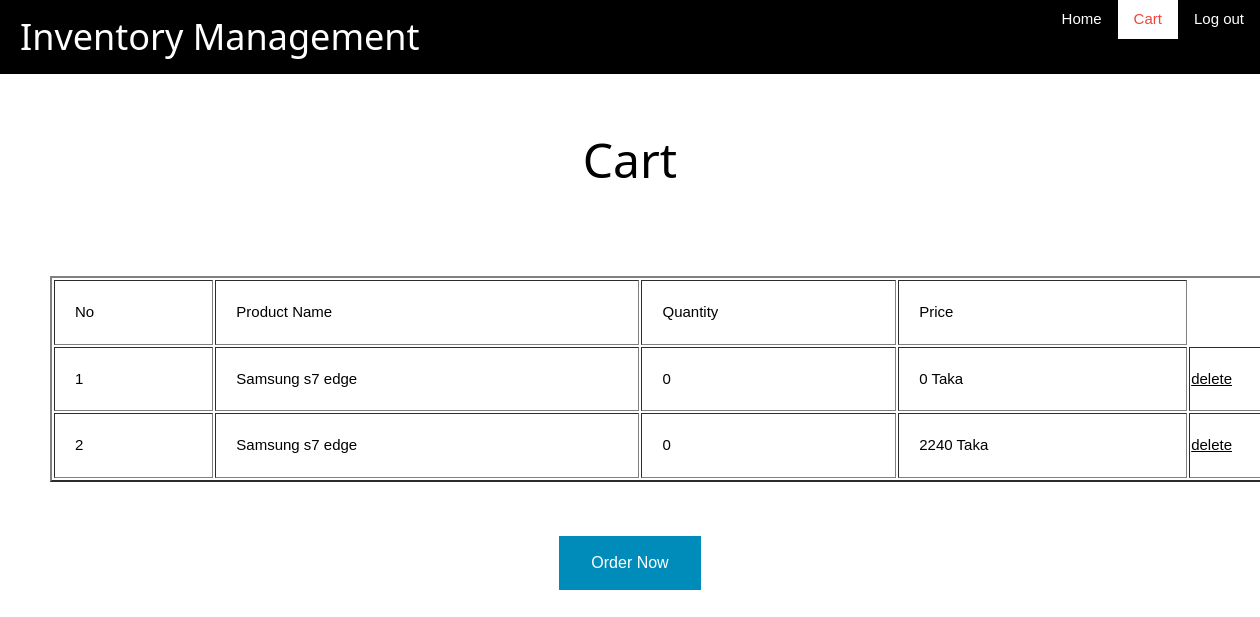
/cart.php (signed in), run on the app's committed database.
### tables this page shows
CREATE TABLE `cart` (
  `id` int(11) NOT NULL,
  `user_id` varchar(50) NOT NULL,
  `product_id` int(11) NOT NULL,
  `product_name` varchar(30) NOT NULL,
  `quantity` int(11) NOT NULL,
  `price` int(11) NOT NULL
);

### cart.php (the view, shortened to what this page needs)
<?php include_once("connection.php")?>
<?php
$str1 = $_SESSION['user_id'];
$sql="SELECT * FROM `cart` WHERE user_id='".$str1."'";
$result=$conn->query($sql);
?>
<!DOCTYPE html>
<html>
    <head>
        <link rel="stylesheet" href="styles/w3.css">
    </head>
    <body>
        <ul class="w3-navbar w3-black">
			<li style ="margin:0px 20px"><h1>Inventory Management</h1></li>
			<div class="w3-right">
			<li><a  href="index.php">Home</a></li>
			<li class="active"><a class="w3-text-red" href="#">Cart<i class="fa fa-caret-down"></i></a></li>
			<li><a href="logout.php">Log out</a></li>
			</div>
		</ul>
        <div id="top">
            <div>
                <h1 class="w3-animate-left w3-xxxlarge w3-center font w3-display-topmiddle"> Cart</h1>
            </div>
        </div>
		<?php
				$i=0;
				$row = $result->fetch_assoc();
				while($row !== null ){
					$i=$i+1;
					if($i == 1) {
						echo '<table border= 2px; class = "cart_table">
				<tr>
					<td class="td">No</td>
					<td class="td">Product Name</td>
					<td class="td">Quantity</td>
					<td class="td">Price</td>
				</tr>';
					}
					if($i != 0) {
						echo '<tr>
							<td class="td">' . $i. '</td>
							<td class="td"> '.$row["product_name"].'</td>
							<td class="td">'.$row["quantity"].'</td>
							<td class="td"> '.$row["price"].' Taka</td>
							<td><a href="deleteItemCart.php?cartId='.$row["id"].'">delete</a></td>
						</tr>';
					}
					$row = $result->fetch_assoc();
				}
			echo '</table>';
			if($i > 0) {
				echo '<div class="text-center"><a class="button" href="placeOrder.php">Order Now</a></div>';
			}
        ?>
    </body>
</html>

### styles/w3.css (style rules this page uses)
html { box-sizing:border-box }
*,*:before,*:after { box-sizing:inherit }
html { -ms-text-size-adjust:100%;-webkit-text-size-adjust:100% }
body { margin:0 }
a { background-color:transparent;-webkit-text-decoration-skip:objects }
html,body { font-family:Verdana,sans-serif;font-size:15px;line-height:1.5 }
html { overflow-x:hidden }
h1,h2,h3,h4,h5,h6,.w3-slim,.w3-wide { font-family:"Segoe UI",Arial,sans-serif }
h1 { font-size:36px }
h1,h2,h3,h4,h5,h6 { font-weight:400;margin:10px 0 }
a { color:inherit }
.w3-navbar { list-style-type:none;margin:0;padding:0;overflow:hidden }
.w3-navbar li { float:left }
.w3-navbar li a,.w3-navitem { display:block;padding:8px 16px }
.w3-navbar a,.w3-topnav a,.w3-sidenav a,.w3-dropdown-content a,.w3-accordion-content a,.w3-dropnav a { text-decoration:none!important }
.w3-btn,.w3-btn-floating,.w3-dropnav a,.w3-btn-floating-large,.w3-btn-block,.w3-hover-shadow,.w3-hover-opacity,.w3-hover-opacity-off,.w3-hover-sepia,.w3-hover-grayscale,.w3-hover-greyscale, .w3-navbar a,.w3-sidenav a,.w3-pagination li a,.w3-hoverable tbody tr,.w3-hoverable li,.w3-accordion-content a,.w3-dropdown-content a,.w3-dropdown-click:hover,.w3-dropdown-hover:hover,.w3-opennav,.w3-closenav,.w3-closebtn, .w3-hover-amber,.w3-hover-aqua,.w3-hover-blue,.w3-hover-light-blue,.w3-hover-brown,.w3-hover-cyan,.w3-hover-blue-grey,.w3-hover-green,.w3-hover-light-green,.w3-hover-indigo,.w3-hover-khaki,.w3-hover-lime,.w3-hover-orange,.w3-hover-deep-orange,.w3-hover-pink, .w3-hover-purple,.w3-hover-deep-purple,.w3-hover-red,.w3-hover-sand,.w3-hover-teal,.w3-hover-yellow,.w3-hover-white,.w3-hover-black,.w3-hover-grey,.w3-hover-light-grey,.w3-hover-dark-grey,.w3-hover-text-amber,.w3-hover-text-aqua,.w3-hover-text-blue,.w3-hover-text-light-blue, .w3-hover-text-brown,.w3-hover-text-cyan,.w3-hover-text-blue-grey,.w3-hover-text-green,.w3-hover-text-light-green,.w3-hover-text-indigo,.w3-hover-text-khaki,.w3-hover-text-lime,.w3-hover-text-orange,.w3-hover-text-deep-orange,.w3-hover-text-pink,.w3-hover-text-purple, .w3-hover-text-deep-purple,.w3-hover-text-red,.w3-hover-text-sand,.w3-hover-text-teal,.w3-hover-text-yellow,.w3-hover-text-white,.w3-hover-text-black,.w3-hover-text-grey,.w3-hover-text-light-grey,.w3-hover-text-dark-grey { -webkit-transition:background-color .3s,color .15s,box-shadow .3s,opacity 0.3s,filter 0.3s;transition:background-color .3s,color .15s,box-shadow .3s,opacity 0.3s,filter 0.3s }
.w3-right { float:right!important }
.w3-xxxlarge { font-size:48px!important }
.w3-center { text-align:center!important }
.w3-display-topmiddle { position:absolute;left:50%;top:0;transform:translate(-50%,0%);-ms-transform:translate(-50%,0%) }
.w3-animate-left { position:relative;-webkit-animation:animateleft 0.4s;animation:animateleft 0.4s }
.w3-black,.w3-hover-black:hover { color:#fff!important;background-color:#000!important }
.w3-text-red,.w3-hover-text-red:hover { color:#f44336!important }
.active { background: #fff; }

### cart.php (style rules this page uses)
#top { margin: 20px; padding: 20px; }
.cart_table { width: 100%; margin: 50px; }
.td { padding: 20px; }
.button { background-color: #008CBA; border: none; color: white; padding: 15px 32px; text-align: center; text-decoration: none; display: inline-block; font-size: 16px; margin: 4px 2px; cursor: pointer; }
.text-center { text-align: center; }

### data on the page
cart: shows "No", product_name "Samsung s7 edge", quantity "0", price "0"
cart: product_name "Samsung s7 edge", quantity "0", price "2240"
